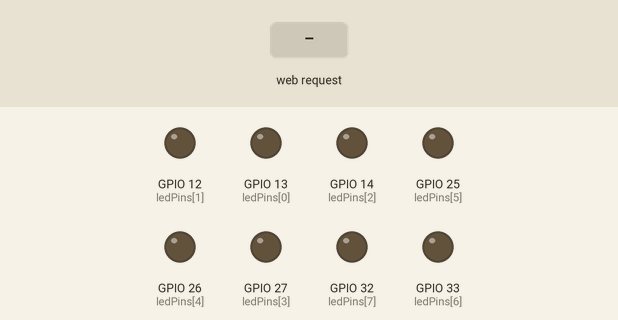
Simulated run of this sketch. Board: ESP32. Shown: output pins drawn as LEDs (lit = HIGH). Dashed ring = blinking. The test bench sets the inputs (shaded band). WiFi joins after 1.5 s; servers stay silent unless stated; what the sketch prints to the serial monitor is not drawn.

Above: at 2.7 s.
2.8 s: HTTP request GET /running received
At 3.12 s:
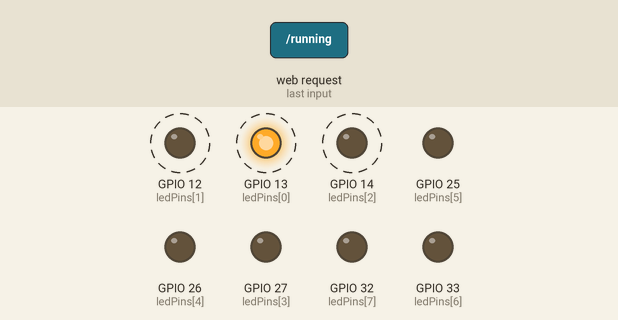
5.8 s: HTTP request GET /high received
At 6.63 s:
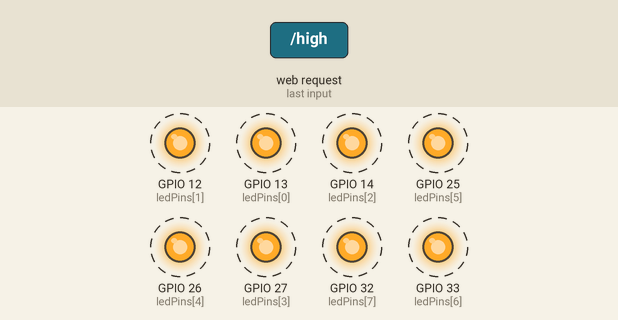
8.8 s: HTTP request GET /evenodd received
11.8 s: HTTP request GET /off received
At 12.3 s:
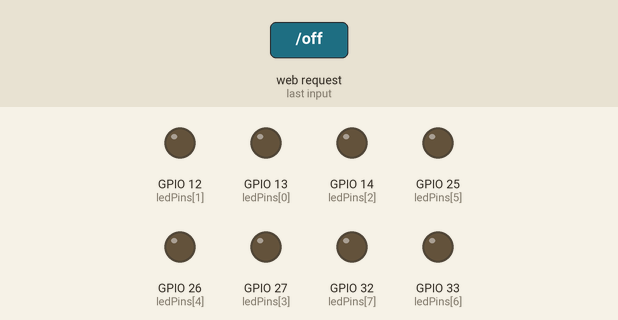
Timing chart, 0 to 14.3 s (numbered marks = the images above; inputs shaded):
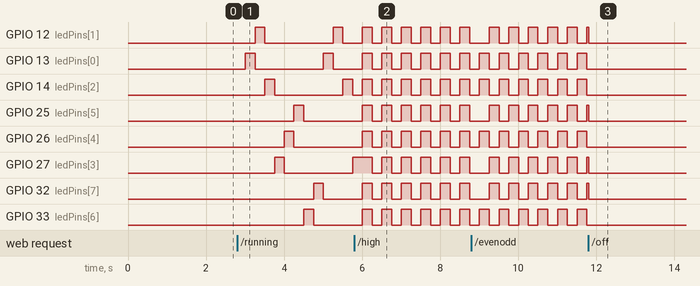

Measured:
- after the input at 2.8 s, GPIO 12 (ledPins[1]): alternates HIGH for 0.25 s and LOW for 1.8 s, starting after 0.45 s; GPIO 13 (ledPins[0]): alternates HIGH for 0.25 s and LOW for 1.7 s, starting after 0.20 s
- after the input at 5.8 s, GPIO 25 (ledPins[5]), GPIO 33 (ledPins[6]): alternates HIGH for 0.25 s and LOW for 0.25 s, starting after 0.20 s; GPIO 26 (ledPins[4]): alternates HIGH for 0.25 s and LOW for 0.25 s, starting after 0.71 s
- after the input at 11.8 s, GPIO 13 (ledPins[0]), GPIO 14 (ledPins[2]), GPIO 26 (ledPins[4]), GPIO 33 (ledPins[6]): stops changing and stays LOW

The sketch:

LAB4.ino
```cpp
#include <WiFi.h>

const char* ssid = "Reconnecting....";
const char* password = "https://Nuqui ";

WiFiServer server(80);
String header;

int ledPins[] = {13, 12, 14, 27, 26, 25, 33, 32};
int ledCount = 8;

String mode = "OFF";
unsigned long previousMillis = 0;
bool blinkState = false;
int runningIndex = 0;

void setup() {
  Serial.begin(115200);
  for (int i = 0; i < ledCount; i++) {
    pinMode(ledPins[i], OUTPUT);
    digitalWrite(ledPins[i], LOW);
  }

  Serial.println("Connecting to WiFi...");
  WiFi.begin(ssid, password);
  unsigned long startAttempt = millis();
  while (WiFi.status() != WL_CONNECTED) {
    delay(500);
    Serial.print(".");
    if (millis() - startAttempt > 20000) {
      Serial.println();
      Serial.println("WiFi connect timeout, retrying...");
      WiFi.disconnect();
      WiFi.begin(ssid, password);
      startAttempt = millis();
    }
  }

  Serial.println("\nWiFi connected!");
  Serial.print("IP Address: ");
  Serial.println(WiFi.localIP());
  server.begin();
}

void loop() {
  WiFiClient client = server.available();
  if (client) {
    static unsigned long lastClientPrint = 0;
    if (millis() - lastClientPrint > 5000) {
      Serial.println("HTTP client activity");
      lastClientPrint = millis();
    }

    String currentLine = "";
    header = "";
    while (client.connected()) {
      if (client.available()) {
        char c = client.read();
        header += c;

        if (c == '\n') {
          if (currentLine.length() == 0) {
            // Process request paths
            if (header.indexOf("GET /running") >= 0) {
              mode = "RUNNING";
            } else if (header.indexOf("GET /high") >= 0) {
              mode = "HIGHLOW";
            } else if (header.indexOf("GET /evenodd") >= 0) {
              mode = "EVENODD";
            } else if (header.indexOf("GET /off") >= 0) {
              mode = "OFF";
              allLow();
            } else if (header.indexOf("GET /status") >= 0) {
              // Keep status endpoint for manual checking (no JS needed)
              client.println("HTTP/1.1 200 OK");
              client.println("Content-type: text/plain");
              client.println("Connection: close");
              client.println();
              client.println(mode);
              break;
            }

            // Send the main page (no JavaScript)
            client.println("HTTP/1.1 200 OK");
            client.println("Content-type:text/html; charset=UTF-8");
            client.println("Connection: close");
            client.println();

            client.println("<!DOCTYPE html><html lang='en'>");
            client.println("<head>");
            client.println("<meta charset='utf-8'>");
            client.println("<meta name='viewport' content='width=device-width, initial-scale=1.0'>");
            client.println("<title>ESP32 LED Control</title>");
            client.println("<style>");
            client.println(":root{--bg1:#0f1724; --muted:#9fb3bd; --accent:#00d4a6; --danger:#ff6b6b}");
            client.println("html,body{height:100%;margin:0;font-family:system-ui,-apple-system,'Segoe UI',Roboto,Arial;color:#e6f7f5;background:linear-gradient(180deg,var(--bg1) 0%, #0a2230 100%);-webkit-font-smoothing:antialiased;}");
            client.println(".wrap{min-height:100%;display:flex;flex-direction:column;align-items:center;padding:20px;box-sizing:border-box}");
            client.println(".card{width:100%;max-width:420px;background:rgba(255,255,255,0.03);border-radius:14px;padding:18px;margin-top:28px;box-shadow:0 8px 30px rgba(2,6,23,0.6)}");
            client.println("h1{font-size:20px;margin:0 0 8px 0;color:#fff;text-align:center}");
            client.println(".subtitle{font-size:13px;color:var(--muted);text-align:center;margin-bottom:16px}");
            client.println(".controls{display:grid;grid-template-columns:1fr 1fr;gap:12px}");
            client.println("a.button{display:inline-block;padding:12px 10px;border-radius:10px;text-decoration:none;text-align:center;font-weight:600;color:#062726;box-shadow:0 6px 16px rgba(2,6,23,0.4)}");
            client.println(".btn-run{background:linear-gradient(180deg,#00d4a6,#00b089);grid-column:span 2;color:#04221d}");
            client.println(".btn-high{background:linear-gradient(180deg,#3ec2ff,#2b91d6)}");
            client.println(".btn-evenodd{background:linear-gradient(180deg,#b58eff,#7d59d8);color:#fff}");
            client.println(".btn-off{background:linear-gradient(180deg,#ff8b8b,#ff6b6b);color:#2b0606}");
            client.println(".statusRow{display:flex;justify-content:space-between;align-items:center;margin-top:14px;padding:10px;border-radius:10px;background:linear-gradient(180deg, rgba(255,255,255,0.02), rgba(255,255,255,0.01));}");
            client.println(".statusLabel{font-size:13px;color:var(--muted)}");
            client.println(".statusValue{font-weight:700;padding:6px 10px;border-radius:999px;background:rgba(255,255,255,0.03);color:#fff}");
            client.println(".ip{font-size:12px;color:var(--muted);text-align:center;margin-top:12px}");
            client.println(".footer{font-size:11px;color:rgba(255,255,255,0.5);text-align:center;margin-top:10px}");
            client.println("@media (max-width:420px){.controls{grid-template-columns:1fr;}}");
            client.println("</style>");
            client.println("</head>");
            client.println("<body>");
            client.println("<div class='wrap'>");
            client.println("<div class='card'>");
            client.println("<h1>ESP32 LED Controller</h1>");
            client.println("<div class='subtitle'>Simple mobile-friendly control (no JavaScript)</div>");

            // Use anchor links so the browser performs GET requests without JS
            client.println("<div class='controls'>");
            client.println("<a href='/running' class='button btn-run'>Running Light</a>");
            client.println("<a href='/high' class='button btn-high'>All High / Low</a>");
            client.println("<a href='/evenodd' class='button btn-evenodd'>Even / Odd Blink</a>");
            client.println("<a href='/off' class='button btn-off'>Turn Off</a>");
            client.println("</div>");

            // Show mode as plain text — user can refresh the page to see updates
            client.println("<div class='statusRow'>");
            client.println("<div class='statusLabel'>Current Mode</div>");
            client.println("<div class='statusValue'>" + mode + "</div>");
            client.println("</div>");

            client.println("<div class='ip'>IP: " + WiFi.localIP().toString() + "</div>");
            client.println("<div class='footer'>Created by GaloNuqui</div>");
            client.println("</div>");
            client.println("</div>");

            client.println("</body></html>");
            client.println();
            break;
          } else {
            currentLine = "";
          }
        } else if (c != '\r') {
          currentLine += c;
        }
      }
    }
    header = "";
    client.stop();
  }

  unsigned long currentMillis = millis();
  if (currentMillis - previousMillis >= 250) {
    previousMillis = currentMillis;
    blinkState = !blinkState;

    if (mode == "RUNNING") {
      allLow();
      digitalWrite(ledPins[runningIndex], HIGH);
      runningIndex++;
      if (runningIndex >= ledCount) {
        runningIndex = 0;
      }
    } else if (mode == "HIGHLOW") {
      for (int i = 0; i < ledCount; i++) {
        digitalWrite(ledPins[i], blinkState ? HIGH : LOW);
      }
    } else if (mode == "EVENODD") {
      for (int i = 0; i < ledCount; i++) {
        bool isEven = (i % 2 == 0);
        if (blinkState) {
          digitalWrite(ledPins[i], isEven ? HIGH : LOW);
        } else {
          digitalWrite(ledPins[i], isEven ? LOW : HIGH);
        }
      }
    } else if (mode == "OFF") {
      allLow();
    }
  }
}

void allLow() {
  for (int i = 0; i < ledCount; i++) {
    digitalWrite(ledPins[i], LOW);
  }
}
```
